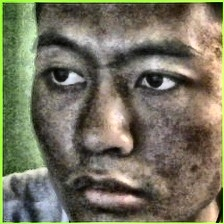
#> input picture dataset/Brix_Directo/0.jpg, 224 x 224 px; its folder holds only this picture in this run
$ python normalize_dataset.py
#> lines starting #> are read from the running program, lines starting #| are printed output that depends on the picture
"""
normalize_dataset.py — Gym Membership System
Cleans up and normalizes all face images in the dataset folder.

What it does:
1. Renames all files to clean sequential numbers (0.jpg, 1.jpg, 2.jpg...)
2. Resizes all face crops to 224x224 (optimal for VGG-Face)
3. Normalizes brightness/contrast for consistent quality
4. Removes corrupt or unreadable images
5. Clears DeepFace cache so it rebuilds with clean data

Run: venv\Scripts\python.exe normalize_dataset.py
"""

import os
import cv2
import numpy as np
import shutil

DATASET_PATH = "dataset"
TARGET_SIZE = (224, 224)  # VGG-Face input size
CACHE_FILE = os.path.join(
    DATASET_PATH,
    "ds_model_vggface_detector_opencv_aligned_normalization_base_expand_0.pkl"
)


def normalize_image(img):
    """Resize and normalize a face image for optimal recognition."""
    # Resize to consistent dimensions
    img = cv2.resize(img, TARGET_SIZE, interpolation=cv2.INTER_LANCZOS4)

    # Convert to LAB color space for better contrast normalization
    lab = cv2.cvtColor(img, cv2.COLOR_BGR2LAB)
    l, a, b = cv2.split(lab)

    # Apply CLAHE (Contrast Limited Adaptive Histogram Equalization) to L channel
    clahe = cv2.createCLAHE(clipLimit=2.0, tileGridSize=(8, 8))
    l = clahe.apply(l)

    # Merge back
    lab = cv2.merge([l, a, b])
    img = cv2.cvtColor(lab, cv2.COLOR_LAB2BGR)

    return img


def process_folder(folder_path, folder_name):
    """Process all images in a member's folder."""
#> called with folder_path = 'dataset/Brix_Directo', folder_name = 'Brix_Directo'
    print(f"\n  Processing: {folder_name}")

    # Get all image files (any extension, any naming)
    files = []
    for f in os.listdir(folder_path):
        if f.lower().endswith(('.jpg', '.jpeg', '.png', '.bmp')):
            files.append(os.path.join(folder_path, f))

    if not files:
        print(f"    ⚠ No images found, skipping")
        return 0

    print(f"    Found {len(files)} images")

    # Read all valid images
    valid_images = []
    corrupt_count = 0
    for filepath in files:
        img = cv2.imread(filepath)
#> img is the input picture: shape (224, 224, 3); mean B, G, R 95.7, 115, 117.7
        if img is None or img.size == 0:
            corrupt_count += 1
            continue
        # Skip very small images (likely noise, not faces)
        h, w = img.shape[:2]
#> h = 224; w = 224
        if h < 30 or w < 30:
            corrupt_count += 1
            continue
        valid_images.append(img)

    if corrupt_count > 0:
        print(f"    Removed {corrupt_count} corrupt/tiny images")

    if not valid_images:
        print(f"    ⚠ No valid images after filtering")
        return 0

    # Delete all old files
    for f in os.listdir(folder_path):
        filepath = os.path.join(folder_path, f)
        if os.path.isfile(filepath):
            os.remove(filepath)

    # Normalize and save with clean sequential names
    saved = 0
    for i, img in enumerate(valid_images):
        try:
            normalized = normalize_image(img)
            output_path = os.path.join(folder_path, f"{i}.jpg")
            cv2.imwrite(output_path, normalized, [cv2.IMWRITE_JPEG_QUALITY, 95])
            saved += 1
        except Exception as e:
            print(f"    ⚠ Error processing image {i}: {e}")
#> this loop made 1 pass
#> saved on pass 1: 1
#> pass 1, in normalize_image, `l, a, b = cv2.split(lab)`:
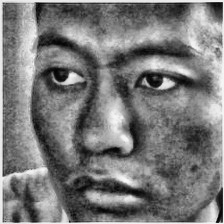
#> l: shape (224, 224); min 2, max 251, mean 121.1
#> pass 1, in normalize_image, `l, a, b = cv2.split(lab)`:
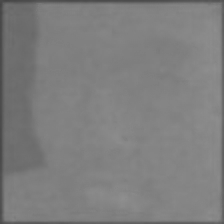
#> a: shape (224, 224); min 68, max 143, mean 126.1
#> pass 1, in normalize_image, `l, a, b = cv2.split(lab)`:
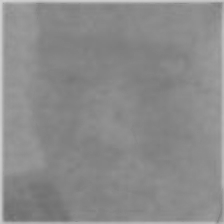
#> b: shape (224, 224); min 111, max 209, mean 138.8
#> after the loop, saved = 1

    print(f"    ✓ Saved {saved} normalized images (224x224, CLAHE enhanced)")
#|     ✓ Saved 1 normalized images (224x224, CLAHE enhanced)
    return saved


def main():
    print("=" * 55)
    print("  DATASET NORMALIZER — Gym Membership System")
    print("=" * 55)
    print(f"\n  Dataset path: {os.path.abspath(DATASET_PATH)}")
    print(f"  Target size:  {TARGET_SIZE[0]}x{TARGET_SIZE[1]}")
    print(f"  Enhancement:  CLAHE contrast normalization")

    if not os.path.exists(DATASET_PATH):
        print("\n  ✗ Dataset folder not found!")
        return

    # Process each member folder
    total_images = 0
    folders_processed = 0

    for folder_name in sorted(os.listdir(DATASET_PATH)):
        folder_path = os.path.join(DATASET_PATH, folder_name)
        if not os.path.isdir(folder_path):
            continue
        count = process_folder(folder_path, folder_name)
#> count = 1
        total_images += count
#> total_images = 1
        folders_processed += 1
#> pass 2 of the loop in main, `for folder_name in sorted(os.listdir(DATASET_PATH)):`:
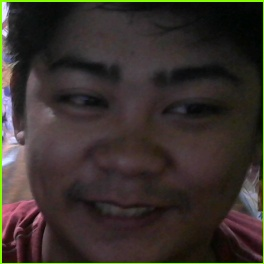
#> input picture dataset/Christian_Pobre/0.jpg, 264 x 264 px
#> in process_folder, img is the input picture: shape (264, 264, 3); mean B, G, R 43.5, 48.5, 56.2
#> the loop in process_folder (call 2), `for i, img in enumerate(valid_images):` made 1 pass
#> pass 1, in normalize_image (call 2), `l, a, b = cv2.split(lab)`:
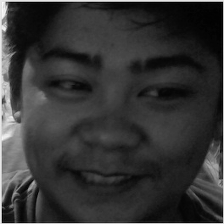
#> l: shape (224, 224); min 0, max 251, mean 52
#> pass 1, in normalize_image (call 2), `l, a, b = cv2.split(lab)`:
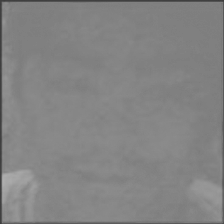
#> a: shape (224, 224); min 60, max 175, mean 131.1
#|     ✓ Saved 1 normalized images (224x224, CLAHE enhanced)
#> total_images = 2

    # Clear DeepFace cache
    if os.path.exists(CACHE_FILE):
        os.remove(CACHE_FILE)
        print(f"\n  ✓ DeepFace cache cleared")

    # Also remove any .pkl files in dataset root
    for f in os.listdir(DATASET_PATH):
        if f.endswith('.pkl'):
            os.remove(os.path.join(DATASET_PATH, f))
#> pass 2 of the loop in main, `for f in os.listdir(DATASET_PATH):`:

    print(f"\n{'=' * 55}")
    print(f"  Done! {folders_processed} members, {total_images} total images")
#|   Done! 2 members, 2 total images
    print(f"  Restart the app for changes to take effect.")
    print(f"{'=' * 55}\n")


if __name__ == "__main__":
    main()
